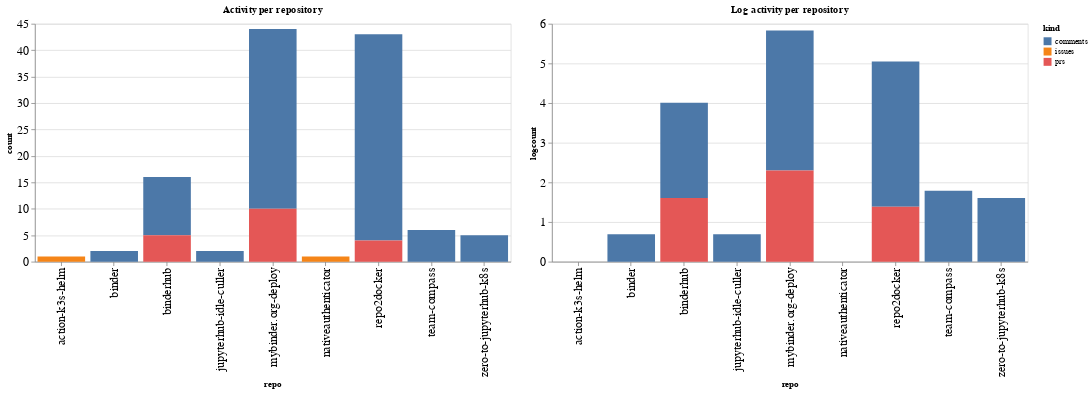

The code cell stored with this chart in its notebook:
### Code cell
ch1 = alt.Chart(repo_summaries, width=600, title="Activity per repository").mark_bar().encode(
    x='repo',
    y='count',
    color='kind',
    tooltip="kind"
)

ch2 = alt.Chart(repo_summaries, width=600, title="Log activity per repository").mark_bar().encode(
    x='repo',
    y='logcount',
    color='kind',
    tooltip="kind"
)

ch1 | ch2

### Figure 1 — Vega-Lite specification as saved in the notebook (floating-point values rounded to 4 significant figures)
{"config": {"axisLeft": {"labelFontSize": 15}, "axisBottom": {"labelFontSize": 15}}, "hconcat": [{"mark": "bar", "encoding": {"color": {"type": "nominal", "field": "kind"}, "tooltip": {"type": "nominal", "field": "kind"}, "x": {"type": "nominal", "field": "repo"}, "y": {"type": "quantitative", "field": "count"}}, "title": "Activity per repository", "width": 600}, {"mark": "bar", "encoding": {"color": {"type": "nominal", "field": "kind"}, "tooltip": {"type": "nominal", "field": "kind"}, "x": {"type": "nominal", "field": "repo"}, "y": {"type": "quantitative", "field": "logcount"}}, "title": "Log activity per repository", "width": 600}], "data": {"name": "data-c2ba15b3fff91d2e8c4efee370d30805"}, "$schema": "https://vega.github.io/schema/vega-lite/v4.8.1.json", "datasets": {"data-c2ba15b3fff91d2e8c4efee370d30805": [{"repo": "action-k3s-helm", "kind": "issues", "count": 1, "logcount": 0.0}, {"repo": "binder", "kind": "comments", "count": 2, "logcount": 0.6931}, {"repo": "binderhub", "kind": "comments", "count": 11, "logcount": 2.398}, {"repo": "binderhub", "kind": "prs", "count": 5, "logcount": 1.609}, {"repo": "jupyterhub-idle-culler", "kind": "comments", "count": 2, "logcount": 0.6931}, {"repo": "mybinder.org-deploy", "kind": "comments", "count": 34, "logcount": 3.526}, {"repo": "mybinder.org-deploy", "kind": "prs", "count": 10, "logcount": 2.303}, {"repo": "nativeauthenticator", "kind": "issues", "count": 1, "logcount": 0.0}, {"repo": "repo2docker", "kind": "comments", "count": 39, "logcount": 3.664}, {"repo": "repo2docker", "kind": "prs", "count": 4, "logcount": 1.386}, {"repo": "team-compass", "kind": "comments", "count": 6, "logcount": 1.792}, {"repo": "zero-to-jupyterhub-k8s", "kind": "comments", "count": 5, "logcount": 1.609}]}}
